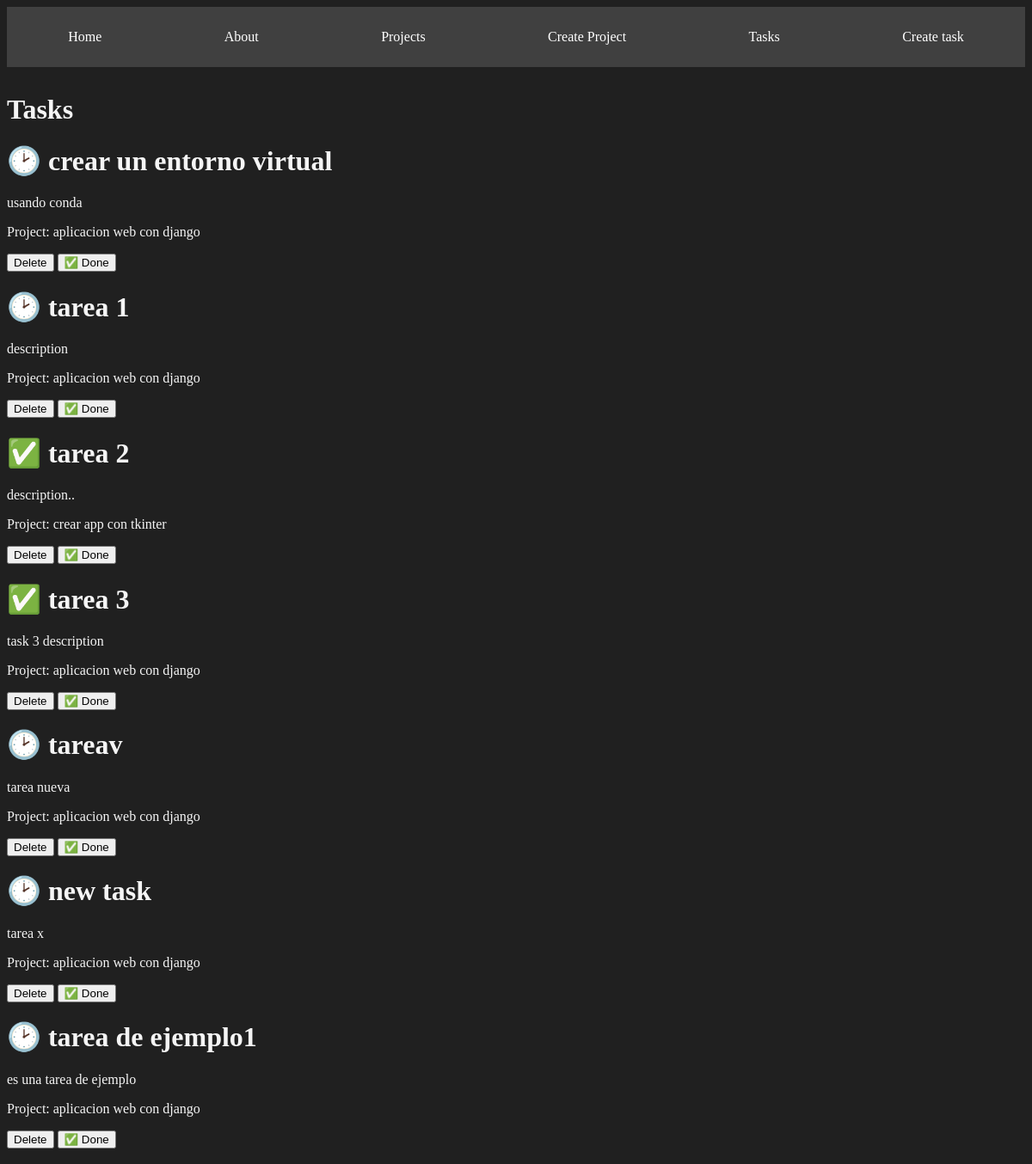
/tasks/, run on the app's committed database.
### myapp/models.py (models this page shows, shortened)
class Task(models.Model):
  title = models.CharField(max_length=200)
  description = models.TextField()
  project = models.ForeignKey(Project, on_delete=models.CASCADE)
  done = models.BooleanField(default=False)

class Project(models.Model):
  name = models.CharField(max_length=200)

### myapp/views.py (the view)
# urls.py: path('tasks/', views.tasks, name="tasks"),
def tasks(request):
  tasks = Task.objects.all()
  return render(request, 'tasks/tasks.html',{
    'tasks': tasks
  })

### myapp/templates/tasks/tasks.html
{% extends 'layouts/base.html' %}
{% block content %}
<h1>Tasks</h1>
{% for task in tasks %}
<div>
  <h1>
    {% if task.done == False%} 🕑 {% else %} ✅ {% endif %}
    {{task.title}}
  </h1>
  <p>{{task.description}}</p>
  <p>Project: {{task.project.name}}</p>
  <button>Delete</button>
  <button>✅ Done</button>
</div>
{% endfor %}
{% endblock %}

### myapp/templates/layouts/base.html (shortened to what this page needs)
{% load static %}
<!DOCTYPE html>
<html lang="en">
  <head>
    <link rel="stylesheet" href="{% static '/styles/main.css' %}" />
  </head>
  <body>
    <nav class="navbar container">
      <ul>
        <li><a href="{% url 'index' %}">Home</a></li>
        <li><a href="{% url 'about' %}">About</a></li>
        <li><a href="{% url 'projects' %}">Projects</a></li>
        <li><a href="{% url 'create_project' %}">Create Project</a></li>
        <li><a href="{% url 'tasks' %}">Tasks</a></li>
        <li><a href="{% url 'create_task' %}">Create task</a></li>
      </ul>
    </nav>
    <main class="container">{% block content %} {% endblock %}</main>
  </body>
</html>

### myapp/static/styles/main.css (style rules this page uses)
body { background-color: #202020; color: whitesmoke; }
.navbar { background: #404040; padding: 10px 0; }
.navbar ul { list-style: none; padding: 0; display: flex; justify-content: space-around; }
.navbar ul li a { color: white; text-decoration: none; }
.container { max-width: 1200px; margin: 0 auto; padding: 10px 0; }

### data on the page
Task: title "crear un entorno virtual", description "usando conda", project.name "aplicacion web con django"
Task: title "tarea 1", description "description", project.name "aplicacion web con django"
Task: title "tarea 2", description "description..", project.name "crear app con tkinter"
Task: title "tarea 3", description "task 3 description", project.name "aplicacion web con django"
Task: title "tareav", description "tarea nueva", project.name "aplicacion web con django"
Task: title "new task", description "tarea x", project.name "aplicacion web con django"
Task: title "tarea de ejemplo1", description "es una tarea de ejemplo", project.name "aplicacion web con django"
